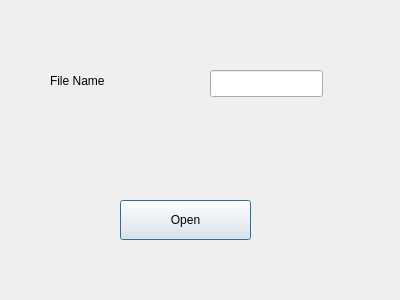
<?xml version="1.0" encoding="UTF-8"?>
<ui version="4.0">
 <class>Dialog</class>
 <widget class="QDialog" name="Dialog">
  <property name="geometry">
   <rect>
    <x>0</x>
    <y>0</y>
    <width>400</width>
    <height>300</height>
   </rect>
  </property>
  <property name="windowTitle">
   <string>Dialog</string>
  </property>
  <widget class="QLabel" name="label">
   <property name="geometry">
    <rect>
     <x>50</x>
     <y>70</y>
     <width>86</width>
     <height>21</height>
    </rect>
   </property>
   <property name="text">
    <string>File Name</string>
   </property>
  </widget>
  <widget class="QLineEdit" name="lineEdit">
   <property name="geometry">
    <rect>
     <x>210</x>
     <y>70</y>
     <width>113</width>
     <height>27</height>
    </rect>
   </property>
  </widget>
  <widget class="QPushButton" name="pushButton">
   <property name="geometry">
    <rect>
     <x>120</x>
     <y>200</y>
     <width>131</width>
     <height>40</height>
    </rect>
   </property>
   <property name="text">
    <string>Open</string>
   </property>
  </widget>
 </widget>
 <resources/>
 <connections>
  <connection>
   <sender>pushButton</sender>
   <signal>clicked()</signal>
   <receiver>lineEdit</receiver>
   <slot>clear()</slot>
   <hints>
    <hint type="sourcelabel">
     <x>184</x>
     <y>210</y>
    </hint>
    <hint type="destinationlabel">
     <x>221</x>
     <y>81</y>
    </hint>
   </hints>
  </connection>
 </connections>
</ui>
